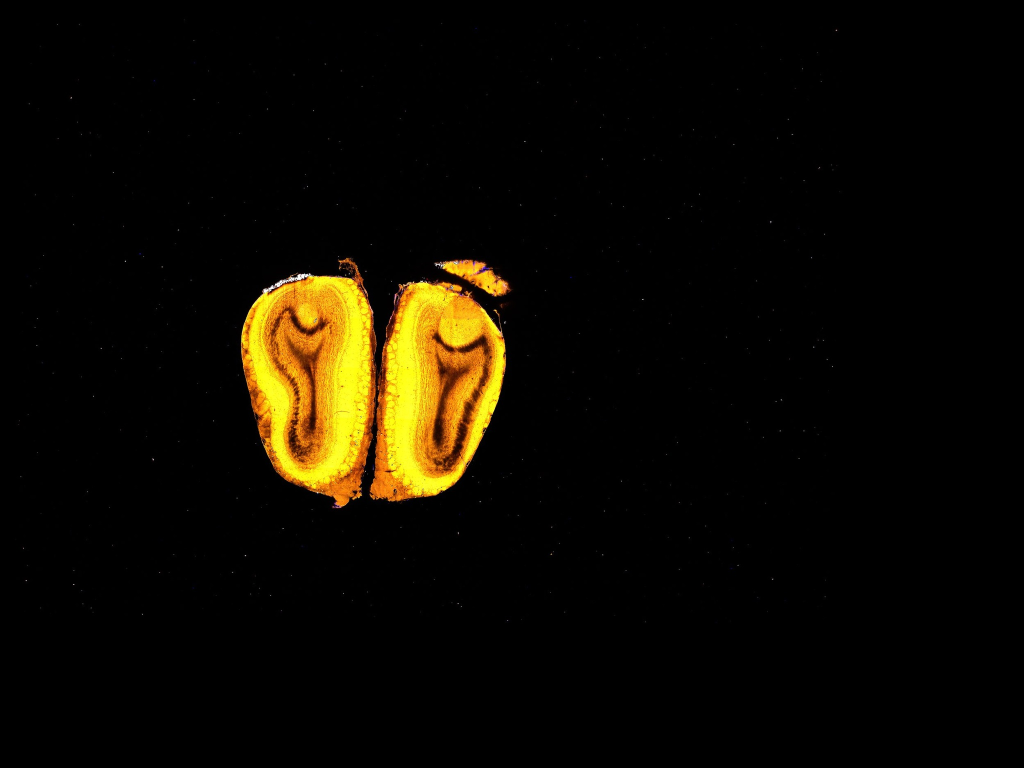
#> input picture slicebench/data/images/coronal/allen_connectivity/540685246/540685400.jpg, 2048 x 1536 px (shown at 1/2 size)
$ python -i image_prep.py   (imports and definitions only)
#> lines starting #> are read from the running program, lines starting #| are printed output that depends on the picture; after the words box and inside, x2 and y2 are one past the last pixel; in counts of white or black regions, pixels touching at a corner belong together
"""Image ingest helpers for VLM preparation."""

from __future__ import annotations

import math
import re
from dataclasses import dataclass
from pathlib import Path
from typing import Any

import numpy as np
from PIL import Image

# Whole-slide microscopy exports routinely exceed PIL's ~179-megapixel
# decompression-bomb guard, which is meant for untrusted web content; our
# inputs are the user's local acquisitions.
Image.MAX_IMAGE_PIXELS = None

_RESAMPLE_LANCZOS = Image.Resampling.LANCZOS

DEFAULT_VLM_MAX_PIXELS = 12_000_000
DEFAULT_VLM_MAX_LONG_EDGE = 4096


#: Length units an image tag may name, in micrometres. Micron spellings are
#: matched separately: a file written by tifffile carries "µm" whose UTF-8
#: bytes routinely reach us as "Âµm", and a plain "m" lookup would read that
#: as METRES.
_LENGTH_UM: dict[str, float] = {"nm": 1e-3, "mm": 1e3, "cm": 1e4, "m": 1e6}


# [49 lines left out: functions _unit_to_um, read_pixel_size_um, not called in this run]


def normalize_image(image: Image.Image) -> Image.Image:
    """Normalize an arbitrary PIL image to 8-bit RGB without mutating source."""
    mode = image.mode
    if mode == "RGB":
        return image

    if mode in ("I", "I;16", "I;16B", "I;32", "F"):
        arr = np.asarray(image, dtype=np.float32)
        lo, hi = float(arr.min()), float(arr.max())
        if hi > lo:
            arr = (arr - lo) / (hi - lo) * 255.0
        else:
            arr = np.zeros_like(arr)
        gray8 = arr.astype(np.uint8)
        return Image.fromarray(gray8).convert("RGB")

    return image.convert("RGB")


def adaptive_preprocess(image: Image.Image) -> Image.Image:
    """Adaptive preprocessing for VLM input: CLAHE + weighted blend + brightness.

    The image's three planes through :func:`_blend_channels` at the
    automatic clip (``HOST_CLAHE_CLIP["medium"]``), weighted toward the
    STRUCTURAL channel by :func:`coverage_weights` (DAPI-blue, YFP-green,
    whatever lights the whole tissue; sparse tracer channels get little
    weight), brightness boost toward 90.
    """
    arr = np.asarray(normalize_image(image), dtype=np.uint8)
    planes = [arr[:, :, k] for k in range(3)]
    return _blend_channels(planes, coverage_weights(planes), clahe_clip=HOST_CLAHE_CLIP["medium"])


# --- host preprocessing: N exported channels -> the one image shown ---

#: CLAHE clip limit per user-chosen strength in custom host preprocessing.
#: "medium" is the automatic path's own clip (:func:`adaptive_preprocess`).
HOST_CLAHE_CLIP: dict[str, float] = {"low": 2.0, "medium": 4.0, "high": 8.0}
#: CLAHE tile grid for host preprocessing, the automatic path's own.
HOST_CLAHE_TILE = (8, 8)
HOST_PREPROCESS_MODES = ("auto", "custom")


#: Smallest long edge a section's working copy may have: the largest picture a
#: run shows, the 768 px overlay at "high". Every render is drawn from the
#: working copy, so a whole-slide scan is never decoded at full size.
WORKING_MIN_EDGE = 1536
#: Largest long edge of a working copy decoded from a file without a usable
#: pyramid level (it is downsampled once to this).
WORKING_MAX_EDGE = 3072


# [160 lines left out: functions read_working_image, _read_tiff_level, read_pages, page_count, _page_image, _stretch and 2 more, not called in this run]


def _blend_channels(
    channels: list[np.ndarray],
    weights: list[float],
    *,
    clahe_clip: float | None,
    tile: tuple[int, int] = HOST_CLAHE_TILE,
    target_brightness: float = 90.0,
    max_boost: float = 3.0,
) -> Image.Image:
    """Per-channel CLAHE (unless *clahe_clip* is None), weighted blend,
    brightness boost: :func:`adaptive_preprocess` for any number of
    channels."""
    import cv2

    total = float(sum(weights))
    normalized = [value / total for value in weights] if total > 0 else weights
    if clahe_clip is not None:
        clahe = cv2.createCLAHE(clipLimit=clahe_clip, tileGridSize=tile)
        enhanced = [clahe.apply(channel).astype(np.float32) for channel in channels]
    else:
        enhanced = [channel.astype(np.float32) for channel in channels]
    blended = np.zeros(channels[0].shape, dtype=np.float32)
    for weight, channel in zip(normalized, enhanced, strict=True):
        blended = blended + weight * channel
    blended = np.clip(blended, 0, 255)
    brain_mask = blended > 10
    if brain_mask.sum() > 0:
        current_mean = float(blended[brain_mask].mean())
        boost = min(target_brightness / max(current_mean, 1.0), max_boost)
    else:
        boost = 1.0
    if boost > 1.05:
        blended = blended * boost
    out = np.clip(blended, 0, 255).astype(np.uint8)
    return Image.fromarray(np.stack([out, out, out], axis=-1))


# [37 lines left out: function host_preprocess, not called in this run]


def coverage_weights(channels: list[np.ndarray]) -> list[float]:
    """Automatic channel weights: squared tissue coverage, normalized.

    The structural stain (DAPI, Nissl, a fill) lights most of the tissue and
    dominates; a sparse tracer lighting small patches gets little weight. The
    automatic path of :func:`host_preprocess` and :func:`adaptive_preprocess`.
    """
    stack = np.stack(channels, axis=-1)
    tissue = stack.max(axis=-1) > 15
    weights = [1.0] * len(channels)
    if tissue.any():
        coverage = np.array(
            [float((channel[tissue] > 40).mean()) for channel in channels], dtype=np.float64
        )
        squared = coverage**2
        if squared.sum() > 0:
            weights = [float(value) for value in squared / squared.sum()]
    return weights


# --- raw channels and the agent-chosen appearance ---------------------------


# [129 lines left out: functions read_working_pages, working_size, _tiff_level_size, _pages_working_size, _shrink_channel, not called in this run]


#: Names of a single-page colour file's channels, in order.
RGB_CHANNEL_NAMES = ("red", "green", "blue")


# [22 lines left out: function channel_planes, not called in this run]


@dataclass(frozen=True)
class IntensityRange:
    """How one page's FILE intensities map onto its 8-bit working planes.

    Reading a file stretches it linearly: *low* becomes 0 and *high* 255
    (an 8-bit page is read as it is, ``0..255``; a 16-bit, integer or float
    one from its own minimum to its maximum). *dtype* and
    ``dtype_min``/``dtype_max`` are the file's sample type and its range
    (the observed range for a float file).
    """

    dtype: str
    dtype_min: float
    dtype_max: float
    low: float
    high: float

    def to_plane(self, value: float) -> float:
        """A file intensity as a working-plane value (not clipped to 0..255)."""
        return (float(value) - self.low) / (self.high - self.low) * 255.0

    def to_file(self, value: Any) -> Any:
        """Working-plane values as file intensities."""
        return self.low + np.asarray(value, dtype=np.float64) / 255.0 * (self.high - self.low)


# [79 lines left out: functions _intensity_range, _array_range, _pil_range, working_intensity_ranges, not called in this run]


#: Threads the ITK filters run N4 and denoising on: a multithreaded filter's
#: last bits depend on the split, so the count is fixed.
ITK_THREADS = 8
#: N4: the image and mask shrunk
#: by 4, four levels of 50 iterations, tolerance 1e-7, a B-spline with 4
#: control points per axis (mesh 1, order 3).
N4_SHRINK = 4
N4_ITERATIONS = (50, 50, 50, 50)
N4_TOLERANCE = 1e-7
N4_CONTROL_POINTS = 4
#: Denoising: ITK's patch-based filter, 3x3 patches, 50 sampled patches.
DENOISE_PATCH_RADIUS = 1
DENOISE_SAMPLE_PATCHES = 50


# [89 lines left out: functions _n4_corrected, _denoised, enhance_plane, custom_appearance, not called in this run]


#: Margin left around the atlas anatomy when framing it, as a fraction of
#: the anatomy's long side.
FRAME_MARGIN = 0.06


# [64 lines left out: functions mask_box, prepared_size, prepare_image_for_vlm, not called in this run]

>>> from PIL import Image
>>> picture = Image.open('../../../slicebench/data/images/coronal/allen_connectivity/540685246/540685400.jpg')
#> picture is the input picture: PIL image 2048x1536 RGB; mean R, G, B 13.7, 10.2, 1.5
>>> result = adaptive_preprocess(picture)
#> in adaptive_preprocess, `planes = [arr[:, :, k] for k in range(3)]`: planes = 3 items
#> in coverage_weights, `tissue = stack.max(axis=-1) > 15`:
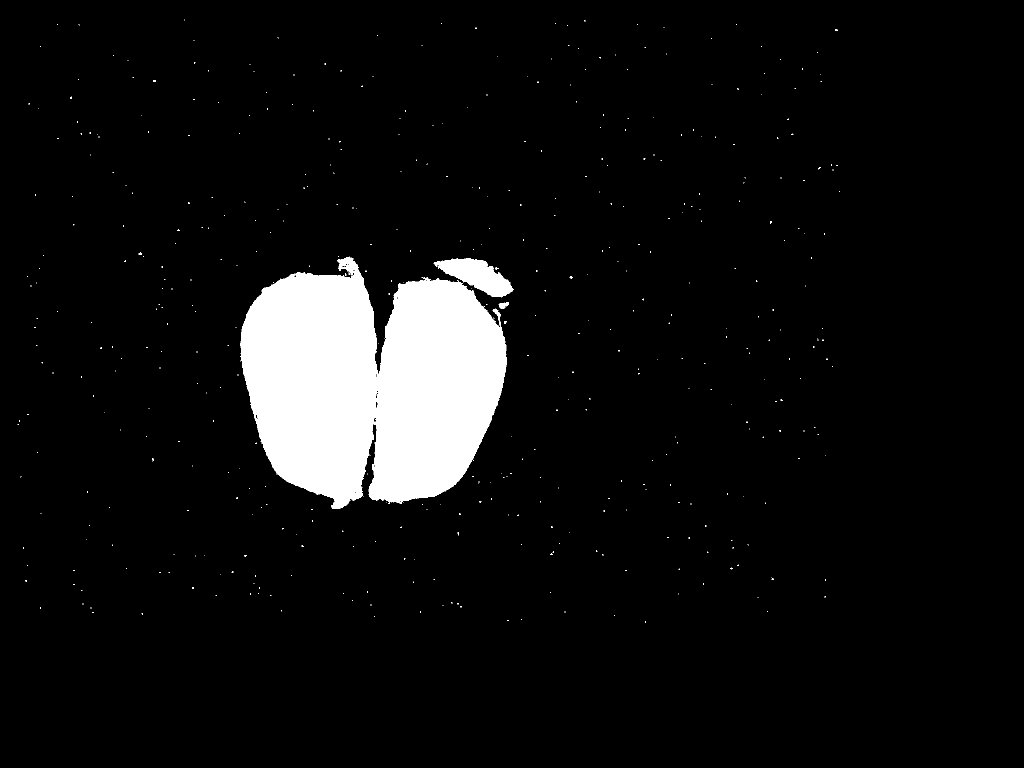
#> tissue: shape (1536, 2048) bool (shown at 1/2 size); 6.4% white; 493 white regions (487 under 20 px), largest, box (x1, y1, x2, y2) and area: (481, 514, 1014, 1018) 194035, (867, 517, 1027, 594) 6223, (998, 604, 1018, 618) 165, (277, 505, 283, 510) 24, (1008, 642, 1013, 648) 22, (306, 160, 311, 164) 20
#> in coverage_weights, `weights = [1.0] * len(channels)`: weights = [1, 1, 1]
#> in coverage_weights, `coverage = np.array( [float((channel[tissue] > 40).mean()) for channel..`: coverage = [0.972, 0.902, 0.101]
#> in coverage_weights, `squared = coverage**2`: squared = [0.944, 0.814, 0.0103]
#> in coverage_weights, `weights = [float(value) for value in squared / squared.sum()]`: weights = [0.534, 0.46, 0.00582]
#> in _blend_channels, `total = float(sum(weights))`: total = 1
#> in _blend_channels, `normalized = [value / total for value in weights] if total > 0 else we..`: normalized = [0.534, 0.46, 0.00582]
#> in _blend_channels, `enhanced = [clahe.apply(channel).astype(np.float32) for channel in cha..`: enhanced = 3 items
#> the loop in _blend_channels, `for weight, channel in zip(normalized, enhanced, strict=True):` made 3 passes
#> weight on passes 1 to 3: 0.534, 0.46, 0.00582
#> pass 1, in _blend_channels, `blended = blended + weight * channel`:
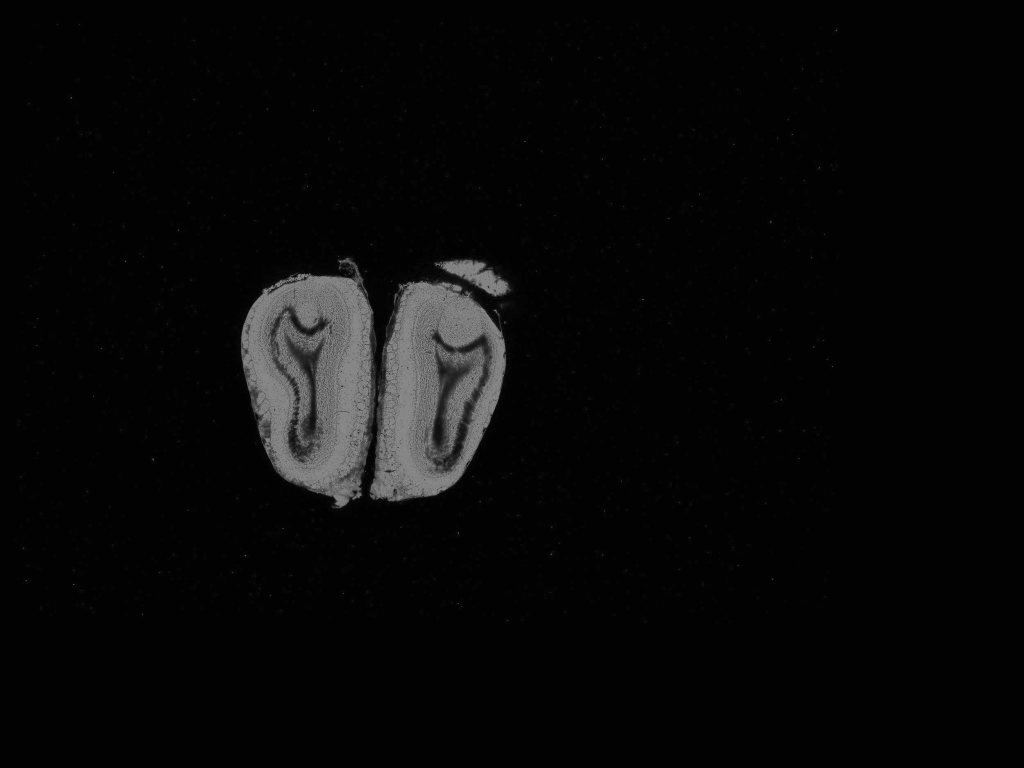
#> blended: shape (1536, 2048) float32 (shown at 1/2 size); min 1.6, max 136.2, mean 9.2
#> pass 2, in _blend_channels, `blended = blended + weight * channel`:
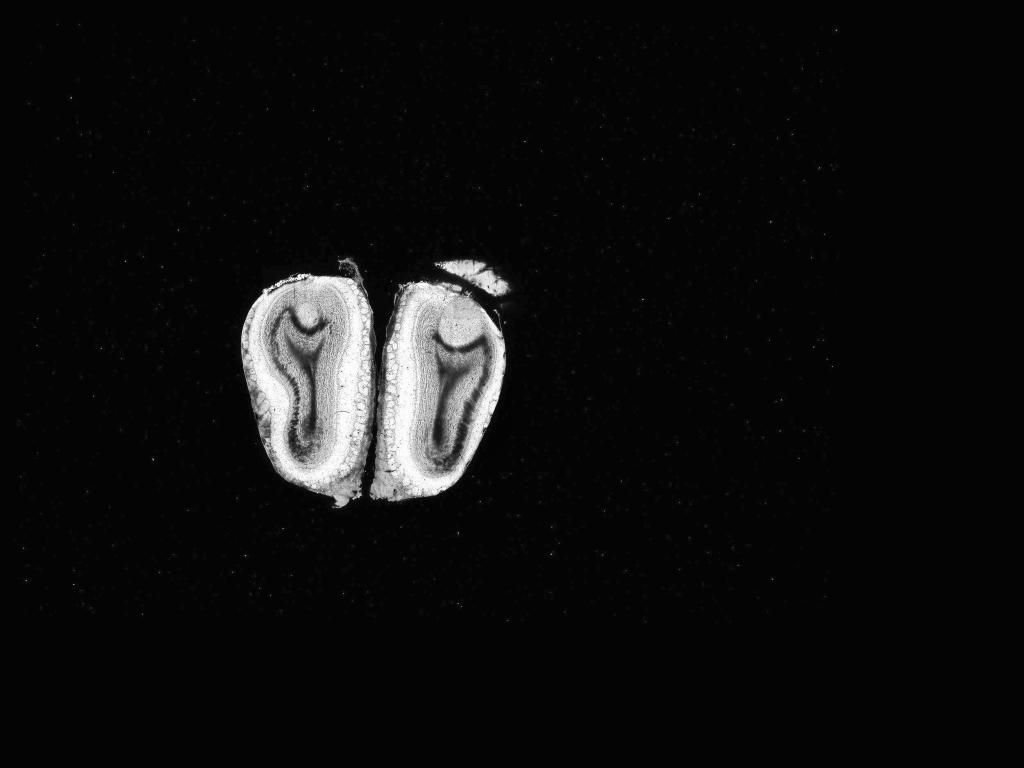
#> blended: shape (1536, 2048) float32 (shown at 1/2 size); min 3.44, max 253.5, mean 15.8
#> in _blend_channels, `brain_mask = blended > 10`:
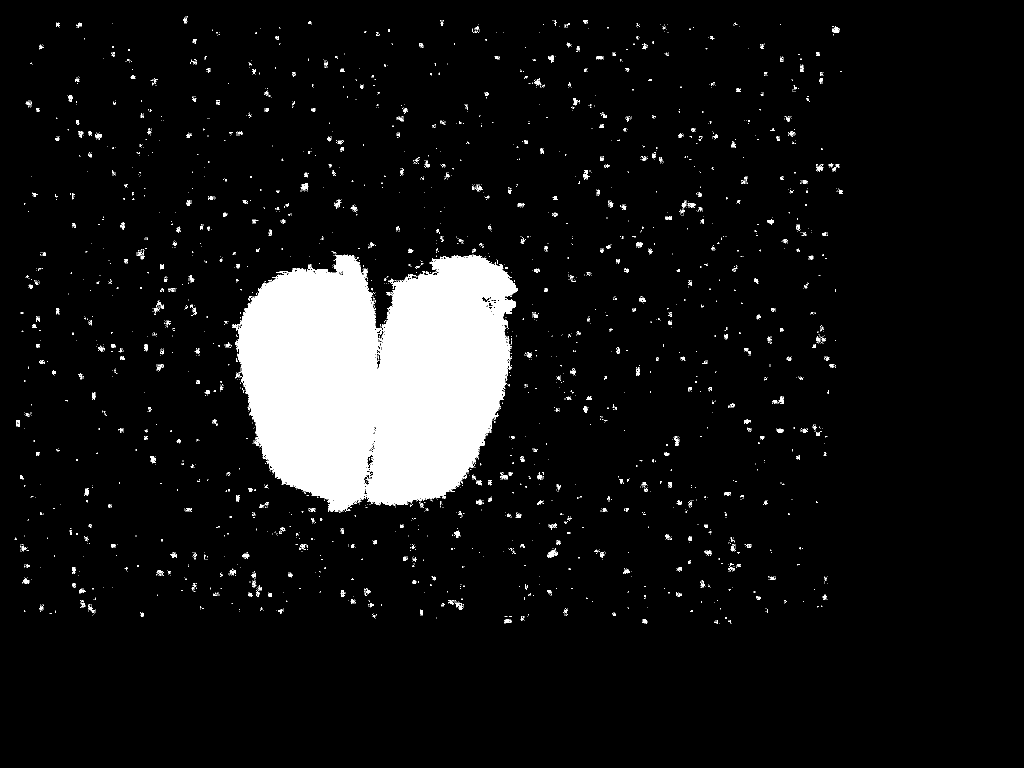
#> brain_mask: shape (1536, 2048) bool (shown at 1/2 size); 7.6% white; 3246 white regions (2876 under 20 px), largest, box (x1, y1, x2, y2) and area: (464, 510, 1036, 1025) 216431, (1094, 1099, 1115, 1115) 161, (1664, 52, 1680, 66) 111
#> in _blend_channels, `current_mean = float(blended[brain_mask].mean())`: current_mean = 144.5
#> in _blend_channels, `boost = min(target_brightness / max(current_mean, 1.0), max_boost)`: boost = 0.623
